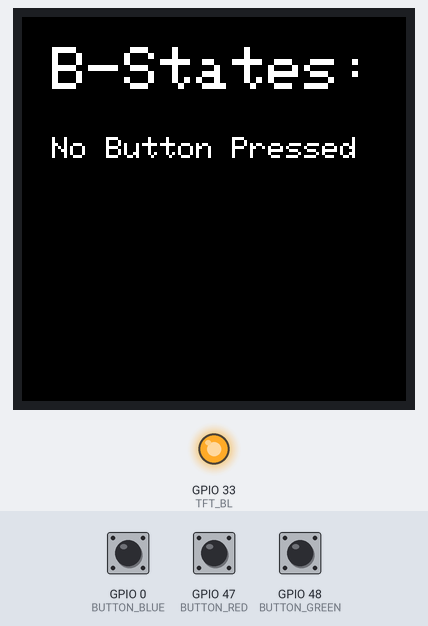
Bench run of a sketch on a simulated ESP32. On the bench: 128×128 colour display, output pins drawn as LEDs (lit = HIGH). The test bench sets the inputs (shaded band); at power-on: GPIO 0 (BUTTON_BLUE) HIGH, GPIO 47 (BUTTON_RED) HIGH, GPIO 48 (BUTTON_GREEN) HIGH. Pins used as bus, display or sensor lines are not drawn.

Above: at 1.3 s.
1.4 s: GPIO 0 (BUTTON_BLUE) pulled LOW for 0.15 s
At 1.55 s:
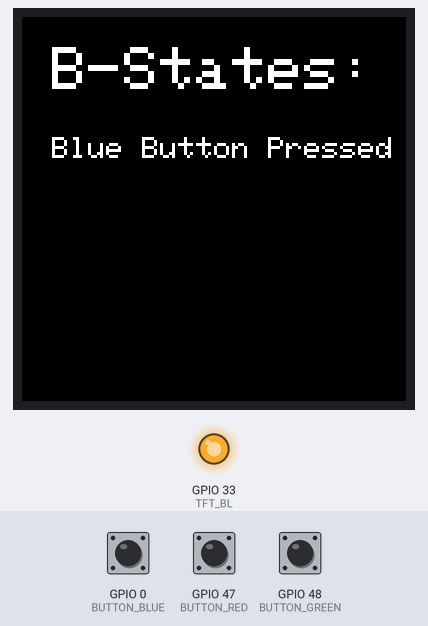
3.1 s: GPIO 47 (BUTTON_RED) pulled LOW for 0.15 s
At 3.24 s:
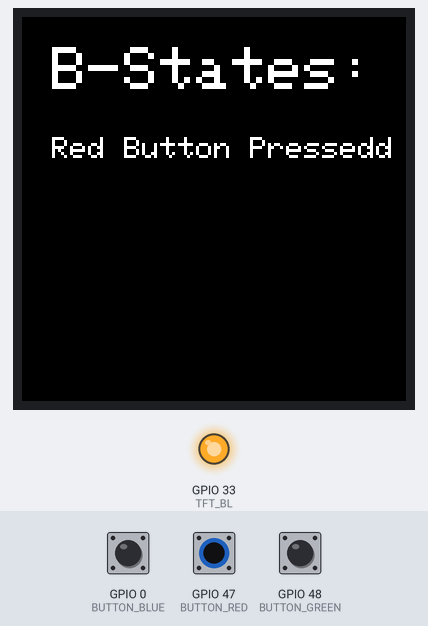
4.8 s: GPIO 48 (BUTTON_GREEN) pulled LOW for 0.15 s
At 5.7 s:
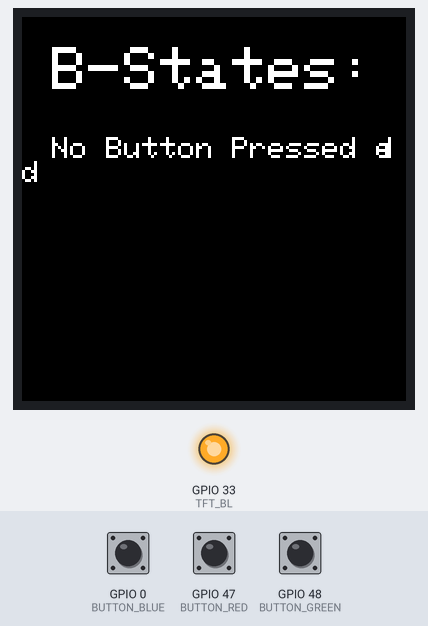
6.4 s: GPIO 0 (BUTTON_BLUE) pulled LOW for 1 s
At 6.8 s:
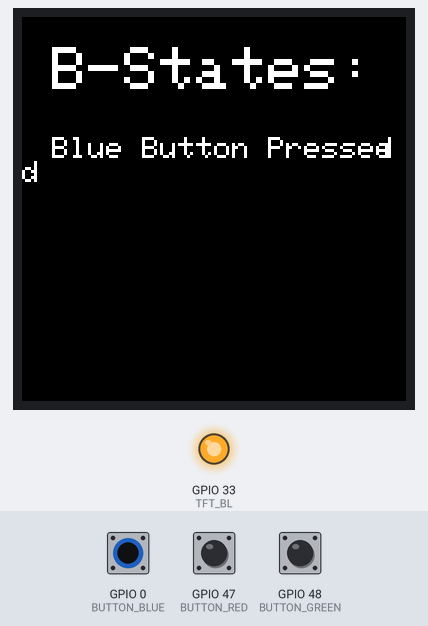
8.9 s: GPIO 47 (BUTTON_RED) pulled LOW for 1 s
At 9.7 s:
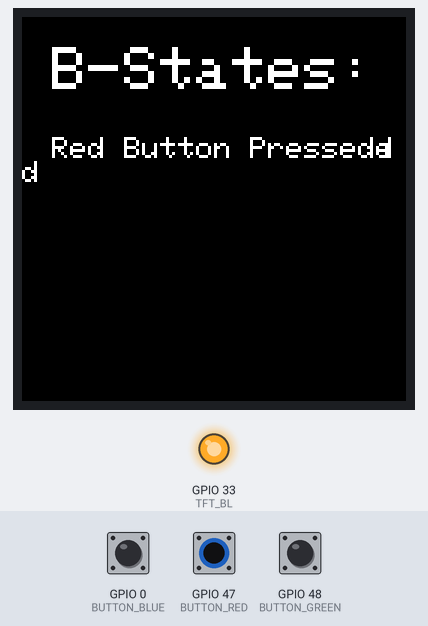
Timing chart, 0 to 11.9 s (numbered marks = the images above; inputs shaded):
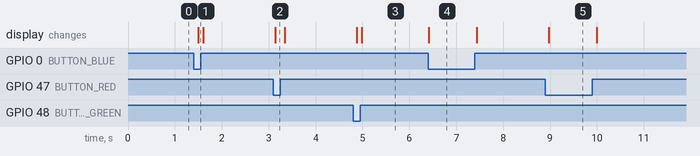

Measured:
- after the input at 1.4 s, the display: changes after 0.10 s (image 1)
- after the input at 3.1 s, the display: changes at once (image 2)
- after the input at 4.8 s, the display: first changes after 0.08 s (image 3 shows a later state)
- after the input at 6.4 s, the display: changes at once (image 4)
- after the input at 8.9 s, the display: changes after 0.08 s (image 5)

The sketch:

Button_2_LED_Color.ino
```cpp
//Bits4Bots - Larsha Johnson
//October 30th 2024
// I do not know why the NeoPixel RGB is not aligning with the RGB (0,0,0) but the code works as is.

#include <Adafruit_GFX.h>
#include <Adafruit_ST7735.h>
#include <Adafruit_NeoPixel.h>

// Define pin connections for TFT
#define TFT_CS   35
#define TFT_RST  34
#define TFT_DC   36
#define TFT_BL   33

// Define the RGB LED pin and power
#define RGB_BUILTIN 8   // Power RGB_BUILTIN to use IO8
#define RGB_POWER 7
#define RGB_BRIGHTNESS 64

// Define button pins
#define BUTTON_BLUE 0
#define BUTTON_RED 47
#define BUTTON_GREEN 48

// TFT display setup
Adafruit_ST7735 tft = Adafruit_ST7735(TFT_CS, TFT_DC, TFT_RST);

void setup() {
  // Initialize serial monitor
  Serial.begin(9600);

  // Set up button pins
  pinMode(BUTTON_BLUE, INPUT_PULLUP);
  pinMode(BUTTON_RED, INPUT_PULLUP);
  pinMode(BUTTON_GREEN, INPUT_PULLUP);

  // Power the RGB LED
  pinMode(RGB_POWER, OUTPUT);
  digitalWrite(RGB_POWER, HIGH); // Power on the RGB LED

  // Initialize TFT display
  tft.initR(INITR_144GREENTAB);
  tft.setRotation(1);
  tft.fillScreen(ST77XX_BLACK);

  // Turn on the TFT backlight
  pinMode(TFT_BL, OUTPUT);
  digitalWrite(TFT_BL, HIGH);

  // Display static text on the TFT screen
  tft.setTextColor(ST77XX_WHITE);
  tft.setTextSize(2);
  tft.setCursor(10, 10);
  tft.println("B-States:");
  tft.setTextSize(1);
  tft.setCursor(10, 40);
  tft.println("No Button Pressed");
}

void loop() {
  // Check if the Blue button is pressed
  if (digitalRead(BUTTON_BLUE) == LOW) {
      neopixelWrite(RGB_BUILTIN, 0, 0, RGB_BRIGHTNESS); // Set RGB LED to Green
    displayButtonState("Blue Button Pressed");
  }
  // Check if the Red button is pressed
  else if (digitalRead(BUTTON_RED) == LOW) {
    neopixelWrite(RGB_BUILTIN, 0, RGB_BRIGHTNESS, 0); // Set RGB LED to Red
    displayButtonState("Red Button Pressed");
  }
  // Check if the Green button is pressed
  else if (digitalRead(BUTTON_GREEN) == LOW) {
    neopixelWrite(RGB_BUILTIN, RGB_BRIGHTNESS, 0, 0); // Set RGB LED to Blue
    displayButtonState("Green Button Pressed");
  } else {
    // If no button is pressed, turn off RGB LED and display default message
    neopixelWrite(RGB_BUILTIN, 0, 0, 0); // Turn off RGB LED
    displayButtonState("No Button Pressed");
  }

  delay(100); // Short delay to debounce button presses
}

// Function to update button state on TFT screen without changing color
void displayButtonState(const char* buttonText) {
  tft.fillRect(10, 40, 108, 16, ST77XX_BLACK); // Clear previous button state text
  tft.setCursor(10, 40);
  tft.println(buttonText);
}
```
